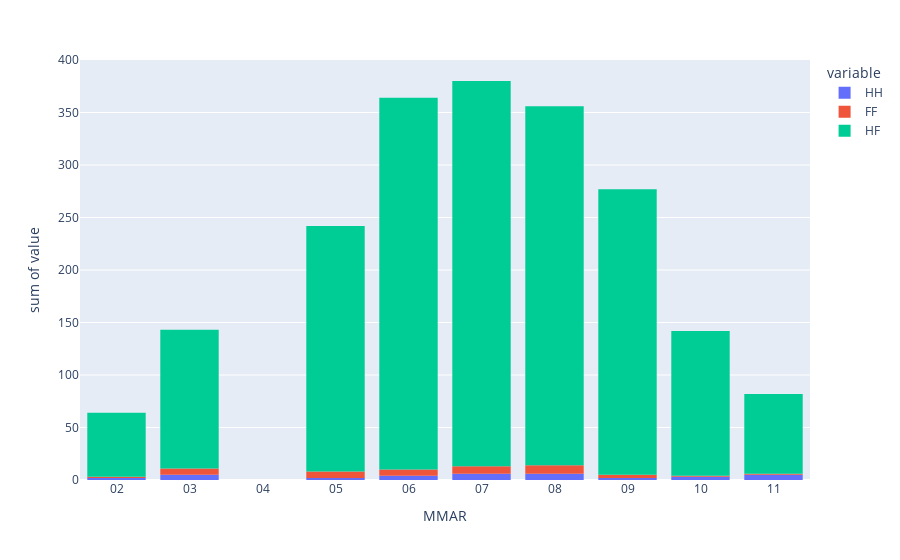

The notebook cell this image was saved under:
### Code cell
fig = px.histogram(graph, x = 'MMAR', y = ['HH', 'FF', 'HF'])
fig.show()

### Figure 1 — Plotly figure (JSON) as saved in the notebook; plotly's stock layout.template omitted (floating-point values rounded to 4 significant figures)
{"data": [{"alignmentgroup": "True", "bingroup": "x", "histfunc": "sum", "hovertemplate": "variable=HH<br>MMAR=%{x}<br>sum of value=%{y}<extra></extra>", "legendgroup": "HH", "marker": {"color": "#636efa", "pattern": {"shape": ""}}, "name": "HH", "offsetgroup": "HH", "orientation": "v", "showlegend": true, "type": "histogram", "x": ["01", "02", "03", "04", "05", "06", "07", "08", "09", "10", "11", "12"], "xaxis": "x", "y": [0, 2, 5, 0, 2, 4, 6, 6, 2, 3, 5, 0], "yaxis": "y"}, {"alignmentgroup": "True", "bingroup": "x", "histfunc": "sum", "hovertemplate": "variable=FF<br>MMAR=%{x}<br>sum of value=%{y}<extra></extra>", "legendgroup": "FF", "marker": {"color": "#EF553B", "pattern": {"shape": ""}}, "name": "FF", "offsetgroup": "FF", "orientation": "v", "showlegend": true, "type": "histogram", "x": ["01", "02", "03", "04", "05", "06", "07", "08", "09", "10", "11", "12"], "xaxis": "x", "y": [0, 1, 6, 0, 6, 6, 7, 8, 3, 1, 1, 0], "yaxis": "y"}, {"alignmentgroup": "True", "bingroup": "x", "histfunc": "sum", "hovertemplate": "variable=HF<br>MMAR=%{x}<br>sum of value=%{y}<extra></extra>", "legendgroup": "HF", "marker": {"color": "#00cc96", "pattern": {"shape": ""}}, "name": "HF", "offsetgroup": "HF", "orientation": "v", "showlegend": true, "type": "histogram", "x": ["01", "02", "03", "04", "05", "06", "07", "08", "09", "10", "11", "12"], "xaxis": "x", "y": [0, 61, 132, 0, 234, 354, 367, 342, 272, 138, 76, 0], "yaxis": "y"}], "layout": {"barmode": "relative", "legend": {"title": {"text": "variable"}, "tracegroupgap": 0}, "margin": {"t": 60}, "xaxis": {"anchor": "y", "domain": [0, 1], "title": {"text": "MMAR"}}, "yaxis": {"anchor": "x", "domain": [0, 1], "title": {"text": "sum of value"}}}}
